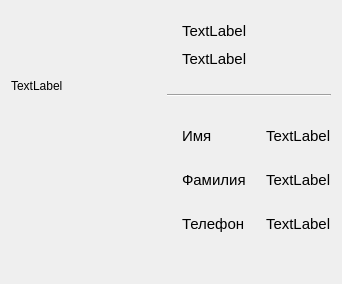
            <widget class="QWidget" name="profile_page">
             <layout class="QGridLayout" name="gridLayout_4">
              <item row="0" column="0" rowspan="3" alignment="Qt::AlignTop">
               <widget class="ClickableLabel" name="profile_avatar">
                <property name="sizePolicy">
                 <sizepolicy hsizetype="Fixed" vsizetype="Fixed">
                  <horstretch>0</horstretch>
                  <verstretch>0</verstretch>
                 </sizepolicy>
                </property>
                <property name="minimumSize">
                 <size>
                  <width>150</width>
                  <height>150</height>
                 </size>
                </property>
                <property name="text">
                 <string>TextLabel</string>
                </property>
               </widget>
              </item>
              <item row="2" column="1">
               <spacer name="verticalSpacer_3">
                <property name="orientation">
                 <enum>Qt::Vertical</enum>
                </property>
                <property name="sizeHint" stdset="0">
                 <size>
                  <width>20</width>
                  <height>40</height>
                 </size>
                </property>
               </spacer>
              </item>
              <item row="1" column="1">
               <layout class="QVBoxLayout" name="verticalLayout_8">
                <property name="spacing">
                 <number>26</number>
                </property>
                <item>
                 <layout class="QVBoxLayout" name="verticalLayout_13">
                  <property name="spacing">
                   <number>10</number>
                  </property>
                  <property name="leftMargin">
                   <number>15</number>
                  </property>
                  <property name="topMargin">
                   <number>5</number>
                  </property>
                  <item>
                   <widget class="QLabel" name="profile_username">
                    <property name="font">
                     <font>
                      <pointsize>11</pointsize>
                     </font>
                    </property>
                    <property name="text">
                     <string>TextLabel</string>
                    </property>
                   </widget>
                  </item>
                  <item>
                   <widget class="QLabel" name="profile_status">
                    <property name="font">
                     <font>
                      <pointsize>11</pointsize>
                     </font>
                    </property>
                    <property name="text">
                     <string>TextLabel</string>
                    </property>
                   </widget>
                  </item>
                 </layout>
                </item>
                <item>
                 <widget class="Line" name="profile_line">
                  <property name="maximumSize">
                   <size>
                    <width>16777215</width>
                    <height>2</height>
                   </size>
                  </property>
                  <property name="styleSheet">
                   <string notr="true"/>
                  </property>
                  <property name="orientation">
                   <enum>Qt::Horizontal</enum>
                  </property>
                 </widget>
                </item>
                <item>
                 <layout class="QFormLayout" name="formLayout">
                  <property name="horizontalSpacing">
                   <number>20</number>
                  </property>
                  <property name="verticalSpacing">
                   <number>26</number>
                  </property>
                  <property name="leftMargin">
                   <number>15</number>
                  </property>
                  <property name="topMargin">
                   <number>5</number>
                  </property>
                  <item row="0" column="0">
                   <widget class="QLabel" name="profile_first_name_const">
                    <property name="font">
                     <font>
                      <pointsize>11</pointsize>
                     </font>
                    </property>
                    <property name="text">
                     <string>Имя</string>
                    </property>
                   </widget>
                  </item>
                  <item row="1" column="0">
                   <widget class="QLabel" name="profile_last_name_const">
                    <property name="font">
                     <font>
                      <pointsize>11</pointsize>
                     </font>
                    </property>
                    <property name="text">
                     <string>Фамилия</string>
                    </property>
                   </widget>
                  </item>
                  <item row="2" column="0">
                   <widget class="QLabel" name="profile_phone_number_const">
                    <property name="font">
                     <font>
                      <pointsize>11</pointsize>
                     </font>
                    </property>
                    <property name="text">
                     <string>Телефон</string>
                    </property>
                   </widget>
                  </item>
                  <item row="2" column="1">
                   <widget class="QLabel" name="profile_phone_number">
                    <property name="font">
                     <font>
                      <pointsize>11</pointsize>
                     </font>
                    </property>
                    <property name="text">
                     <string>TextLabel</string>
                    </property>
                    <property name="wordWrap">
                     <bool>true</bool>
                    </property>
                   </widget>
                  </item>
                  <item row="1" column="1">
                   <widget class="QLabel" name="profile_last_name">
                    <property name="font">
                     <font>
                      <pointsize>11</pointsize>
                     </font>
                    </property>
                    <property name="text">
                     <string>TextLabel</string>
                    </property>
                    <property name="wordWrap">
                     <bool>true</bool>
                    </property>
                   </widget>
                  </item>
                  <item row="0" column="1">
                   <widget class="QLabel" name="profile_first_name">
                    <property name="font">
                     <font>
                      <pointsize>11</pointsize>
                     </font>
                    </property>
                    <property name="text">
                     <string>TextLabel</string>
                    </property>
                    <property name="wordWrap">
                     <bool>true</bool>
                    </property>
                   </widget>
                  </item>
                 </layout>
                </item>
               </layout>
              </item>
             </layout>
            </widget>
